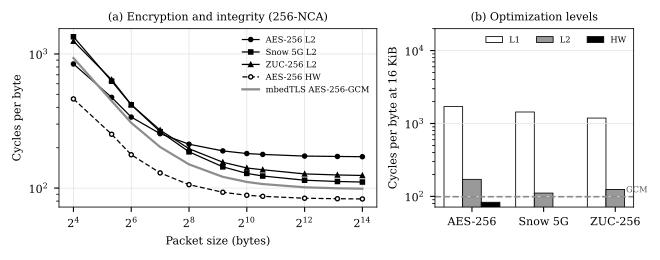

Write the Python code that produced this figure.
#!/usr/bin/env python3
"""Fig. 4 (device tier) from the measured ESP32 data.

Input : ../../results/esp32/esp32_final.csv  (run 3: all measured code in IRAM)
Output: fig4_esp32.pdf/.png
Grayscale, 300 dpi. Every plotted value is a median from the CSV.
"""
import os
import matplotlib.pyplot as plt
import pandas as pd

HERE = os.path.dirname(os.path.abspath(__file__))
d = pd.read_csv(os.path.join(HERE, "..", "..", "results", "esp32", "esp32_final.csv"))
plt.rcParams.update({"font.family": "serif", "font.size": 8, "axes.linewidth": 0.6})
SETS = [("256-NCA5", "AES-256"), ("256-NCA4", "Snow 5G"), ("256-NCA6", "ZUC-256")]
MARK = {"256-NCA5": "o", "256-NCA4": "s", "256-NCA6": "^"}


def series(alg, level):
    q = d[(d.alg == alg) & (d.level == level) & (d.bytes > 0)].sort_values("bytes")
    return q.bytes.values, q.cpb.values


fig, (ax, bx) = plt.subplots(1, 2, figsize=(6.6, 2.6), gridspec_kw={"width_ratios": [1.6, 1]})
for alg, name in SETS:
    x, y = series(alg, "L2")
    ax.plot(x, y, color="black", lw=0.9, marker=MARK[alg], ms=3, mfc="black", label=f"{name} L2")
x, y = series("256-NCA5", "HW")
ax.plot(x, y, color="black", lw=0.9, ls=(0, (4, 2)), marker="o", ms=3, mfc="white", label="AES-256 HW")
x, y = series("mbedTLS-AES-256-GCM", "base")
ax.plot(x, y, color="0.55", lw=1.6, label="mbedTLS AES-256-GCM")
ax.set_xscale("log", base=2)
ax.set_yscale("log")
ax.set_xlabel("Packet size (bytes)")
ax.set_ylabel("Cycles per byte")
ax.set_title("(a) Encryption and integrity (256-NCA)", fontsize=8)
ax.grid(True, which="major", color="0.88", lw=0.5)
ax.legend(fontsize=6, frameon=False, loc="upper right")

fills = {"L1": "white", "L2": "0.6", "HW": "black"}
w = 0.26
for i, (alg, name) in enumerate(SETS):
    for j, lev in enumerate(["L1", "L2", "HW"]):
        q = d[(d.alg == alg) & (d.level == lev) & (d.bytes == 16384)]
        if q.empty:
            continue
        bx.bar(i + (j - 1) * w, q.cpb.values[0], w, color=fills[lev], edgecolor="black", lw=0.6,
               label=lev if i == 0 else None)
gcm = d[(d.alg == "mbedTLS-AES-256-GCM") & (d.bytes == 16384)].cpb.values[0]
bx.axhline(gcm, color="0.55", lw=1.2, ls="--")
bx.text(2.45, gcm * 1.15, "GCM", fontsize=6, color="0.35", ha="right")
bx.set_yscale("log")
bx.set_ylim(top=20000)
bx.set_xticks(range(3))
bx.set_xticklabels([n for _, n in SETS])
bx.set_ylabel("Cycles per byte at 16 KiB")
bx.set_title("(b) Optimization levels", fontsize=8)
bx.legend(fontsize=6, frameon=False, loc="upper right", ncol=3)
bx.grid(True, axis="y", which="major", color="0.88", lw=0.5)
fig.tight_layout()
for ext in ("pdf", "png"):
    fig.savefig(os.path.join(HERE, f"fig4_esp32.{ext}"), dpi=300)
print("wrote fig4_esp32")
